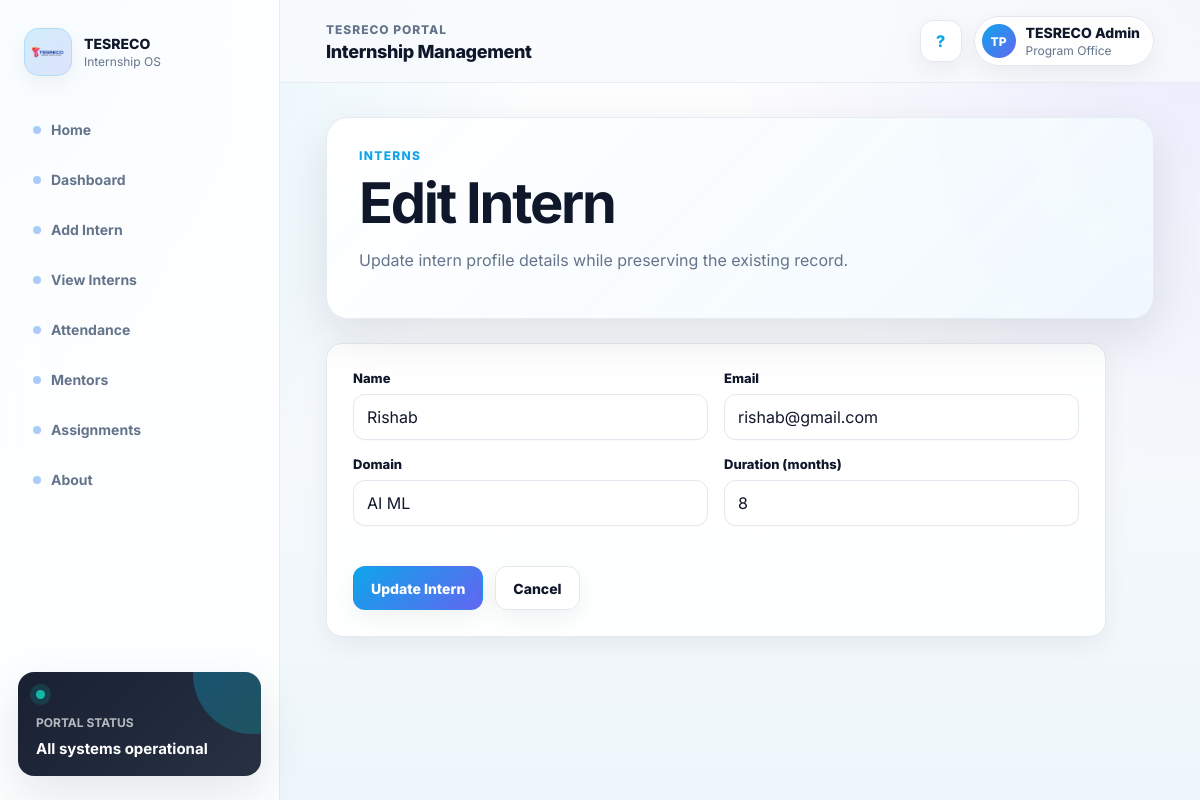
The app's page /edit-intern/2 with its own data.
### tables this page shows
CREATE TABLE interns(
    id INTEGER PRIMARY KEY AUTOINCREMENT,
    name TEXT,
    email TEXT,
    domain TEXT,
    duration INTEGER
);

### routes/intern_routes.py (the view)
@intern_bp.route("/edit-intern/<int:id>")
def edit_intern_page(id):
    intern = get_intern_by_id(id)
    if intern is None:
        return redirect(url_for("intern.view_page"))
    return render_template("edit_intern.html", intern=intern)

### database/db_connect.py (called while the page is built)
def get_connection():
    conn = sqlite3.connect("interns.db")
    conn.row_factory = sqlite3.Row
    conn.execute("PRAGMA foreign_keys = ON")
    return conn

### database/intern_crud.py (called while the page is built)
def get_intern_by_id(id):
    conn = get_connection()
    cursor = conn.cursor()
    cursor.execute("SELECT * FROM interns WHERE id=?", (id,))
    intern = cursor.fetchone()
    conn.close()
    return intern

### templates/edit_intern.html (shortened to what this page needs)
{% extends "base.html" %}
{% block content %}
<section class="page-header compact">
    <p class="eyebrow">Interns</p>
    <h1>Edit Intern</h1>
    <p>Update intern profile details while preserving the existing record.</p>
</section>
<form class="form-panel" action="{{ url_for('intern.update_intern_form', id=intern.id) }}" method="POST">
    <div class="form-grid">
        <div class="field">
            <label for="name">Name</label>
            <input id="name" type="text" name="name" value="{{ intern.name }}" required>
        </div>
        <div class="field">
            <label for="email">Email</label>
            <input id="email" type="email" name="email" value="{{ intern.email }}" required>
        </div>
        <div class="field">
            <label for="domain">Domain</label>
            <input id="domain" type="text" name="domain" value="{{ intern.domain }}" required>
        </div>
        <div class="field">
            <label for="duration">Duration (months)</label>
            <input id="duration" type="number" name="duration" min="1" value="{{ intern.duration }}" required>
        </div>
    </div>
    <div class="button-row">
        <button class="btn primary" type="submit">Update Intern</button>
        <a class="btn" href="{{ url_for('intern.view_page') }}">Cancel</a>
    </div>
</form>
{% endblock %}

### static/css/style.css (style rules this page uses)
:root { --primary: #0EA5E9; --secondary: #14B8A6; --accent: #6366F1; --bg: #F8FAFC; --surface: #FFFFFF; --text: #0F172A; --muted: #64748B; --border: #E2E8F0; --border-strong: #CBD5E1; --danger: #DC2626; --success: #059669; --warning: #D97706; --shadow-sm: 0 8px 24px rgba(15, 23, 42, 0.06); --shadow-md: 0 18px 48px rgba(15, 23, 42, 0.10); --shadow-glow: 0 24px 70px rgba(14, 165, 233, 0.22); --radius: 16px; --radius-lg: 22px; }
* { box-sizing: border-box; }
html { min-height: 100%; scroll-behavior: smooth; }
body { margin: 0; min-height: 100vh; background: radial-gradient(circle at top left, rgba(14, 165, 233, 0.14), transparent 34rem), radial-gradient(circle at top right, rgba(99, 102, 241, 0.12), transparent 30rem), linear-gradient(180deg, #FFFFFF 0%, var(--bg) 38%, #EEF6FB 100%); color: var(--text); font-family: Inter, ui-sans-serif, system-ui, -apple-system, BlinkMacSystemFont, "Segoe UI", sans-serif; text-rendering: optimizeLegibility; }
a { color: inherit; text-decoration: none; }
button, input, select { font: inherit; }
.hero, .page-header, .dashboard-hero { background: linear-gradient(135deg, rgba(255, 255, 255, 0.98), rgba(240, 249, 255, 0.94)), radial-gradient(circle at top right, rgba(99, 102, 241, 0.18), transparent 18rem); border: 1px solid rgba(226, 232, 240, 0.82); border-radius: var(--radius-lg); box-shadow: var(--shadow-md); overflow: hidden; padding: clamp(30px, 5vw, 56px); position: relative; }
.page-header.compact { padding: 28px 32px; }
.eyebrow { color: var(--primary); font-size: 12px; font-weight: 800; letter-spacing: 0.11em; margin: 0 0 10px; text-transform: uppercase; }
h1, h2, h3, p { margin-top: 0; }
h1 { color: var(--text); font-size: clamp(32px, 5vw, 56px); letter-spacing: -0.04em; line-height: 0.98; margin-bottom: 16px; }
p { color: var(--muted); line-height: 1.7; }
.button-row { display: flex; flex-wrap: wrap; gap: 12px; margin-top: 24px; }
.btn, button.btn { align-items: center; background: rgba(255, 255, 255, 0.92); border: 1px solid var(--border); border-radius: 12px; box-shadow: var(--shadow-sm); color: var(--text); cursor: pointer; display: inline-flex; font-size: 14px; font-weight: 800; justify-content: center; min-height: 44px; padding: 11px 17px; transition: all 180ms ease; }
.btn.primary, button.btn.primary { background: linear-gradient(135deg, var(--primary), var(--accent)); border-color: transparent; color: #FFFFFF; }
.stat-card, .action-card, .info-block, .form-panel, .table-wrap, .search-panel { background: rgba(255, 255, 255, 0.92); border: 1px solid rgba(226, 232, 240, 0.92); border-radius: var(--radius); box-shadow: var(--shadow-sm); }
.form-panel { display: grid; gap: 16px; margin-top: 24px; max-width: 780px; padding: 26px; }
.form-grid { display: grid; gap: 16px; grid-template-columns: repeat(2, minmax(0, 1fr)); }
.field { display: grid; gap: 8px; }
label { color: var(--text); font-size: 13px; font-weight: 800; }
input, select { background: #FFFFFF; border: 1px solid var(--border); border-radius: 12px; box-shadow: 0 1px 0 rgba(15, 23, 42, 0.02); color: var(--text); min-height: 46px; outline: none; padding: 11px 13px; transition: all 160ms ease; width: 100%; }

### records on screen
interns: name "Rishab", email "rishab@gmail.com", domain "AI ML", duration "8"
